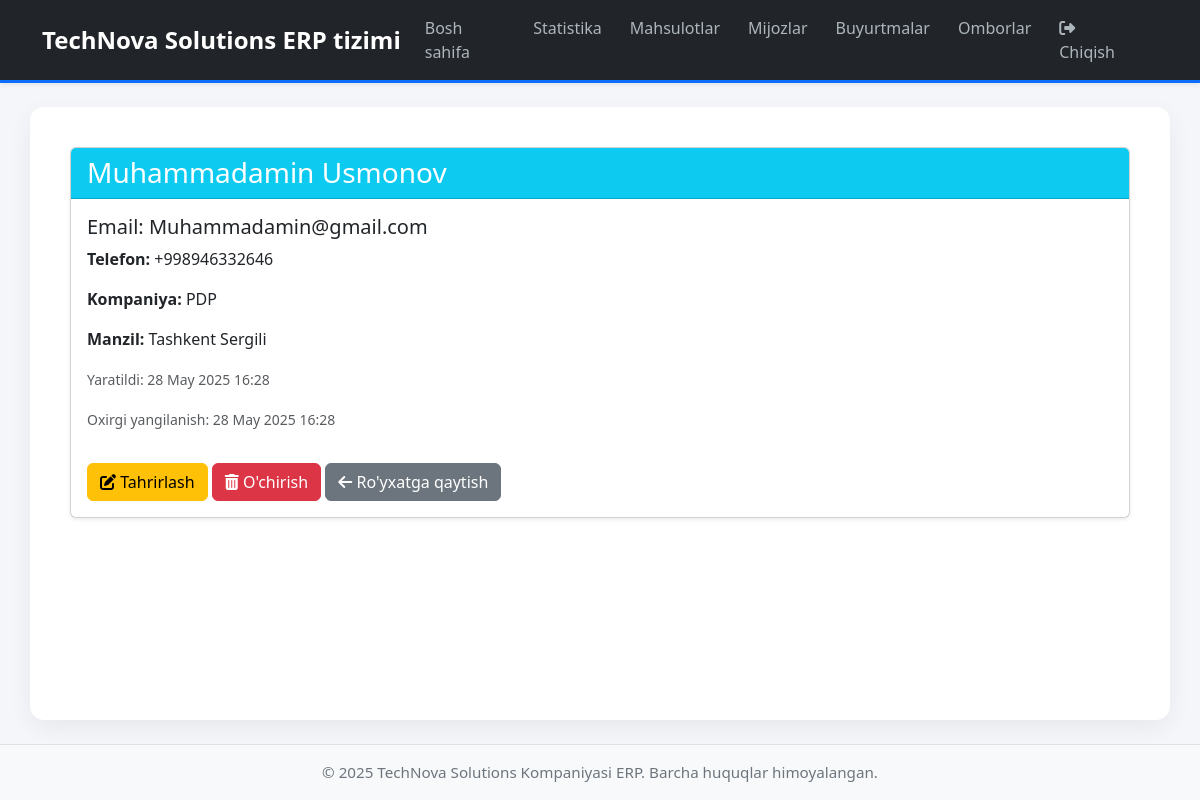
The page /customers/1/ (signed in) on the database as committed earlier.
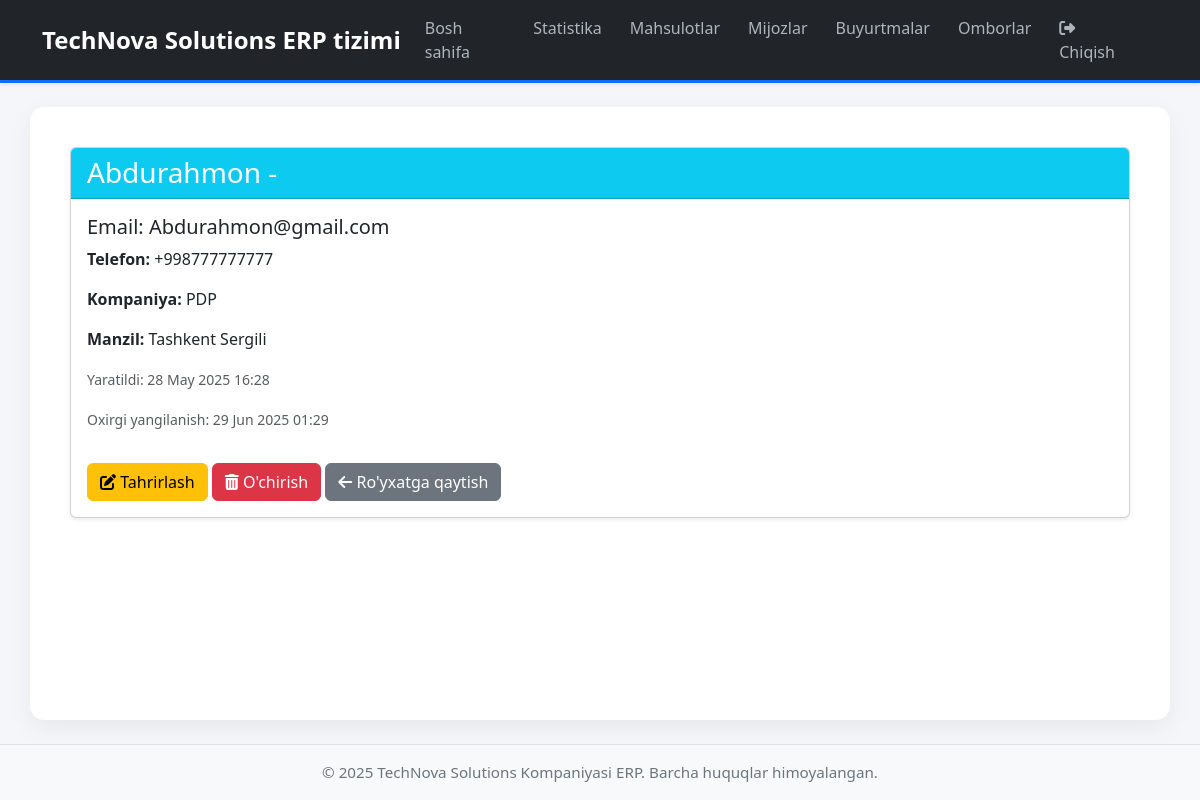
The same page on the database as committed later.
### customers/models.py (models this page shows, shortened)
class Customer(models.Model):
    first_name = models.CharField(max_length=100)
    last_name = models.CharField(max_length=100)
    email = models.EmailField(unique=True)
    phone_number = models.CharField(max_length=20, blank=True, null=True)
    address = models.TextField(blank=True, null=True)
    company_name = models.CharField(max_length=200, blank=True, null=True)
    created_at = models.DateTimeField(auto_now_add=True)
    updated_at = models.DateTimeField(auto_now=True)
    class Meta:
        verbose_name = "Mijoz"
        verbose_name_plural = "Mijozlar"
        ordering = ['last_name', 'first_name']

### customers/views.py (the view)
# urls.py: path('<int:pk>/', views.customer_detail, name='customer_detail'),
def customer_detail(request, pk):
    customer = get_object_or_404(Customer, pk=pk)
    return render(request, 'customers/customer_detail.html', {'customer': customer})

### customers/templates/customers/customer_detail.html (shortened to what this page needs)
{% extends 'base.html' %}
{% block content %}
<div class="card shadow-sm">
    <div class="card-header bg-info text-white">
        <h3 class="mb-0">{{ customer.first_name }} {{ customer.last_name }}</h3>
    </div>
    <div class="card-body">
        <h5 class="card-title">Email: <span class="fw-normal">{{ customer.email }}</span></h5>
        <p class="card-text"><strong>Telefon:</strong> {{ customer.phone_number|default_if_none:"-" }}</p>
        <p class="card-text"><strong>Kompaniya:</strong> {{ customer.company_name|default_if_none:"-" }}</p>
        <p class="card-text"><strong>Manzil:</strong> {{ customer.address|default_if_none:"Manzil mavjud emas." }}</p>
        <p class="card-text"><small class="text-muted">Yaratildi: {{ customer.created_at|date:"d M Y H:i" }}</small></p>
        <p class="card-text"><small class="text-muted">Oxirgi yangilanish: {{ customer.updated_at|date:"d M Y H:i" }}</small></p>
        <a href="{% url 'customers:customer_update' customer.id %}" class="btn btn-warning mt-3"><i class="fas fa-edit"></i> Tahrirlash</a>
        <a href="{% url 'customers:customer_delete' customer.id %}" class="btn btn-danger mt-3"><i class="fas fa-trash-alt"></i> O'chirish</a>
        <a href="{% url 'customers:customer_list' %}" class="btn btn-secondary mt-3"><i class="fas fa-arrow-left"></i> Ro'yxatga qaytish</a>
    </div>
</div>
{% endblock %}

Rows that differ between the two databases and show on the page:
changed Customer "PDP": first_name "Muhammadamin" → "Abdurahmon"; last_name "Usmonov" → "-"; email "Muhammadamin@gmail.com" → "Abdurahmon@gmail.com"; phone_number "+998946332646" → "+998777777777"; updated_at "28 May 2025 16:28" → "29 Jun 2025 01:29"
